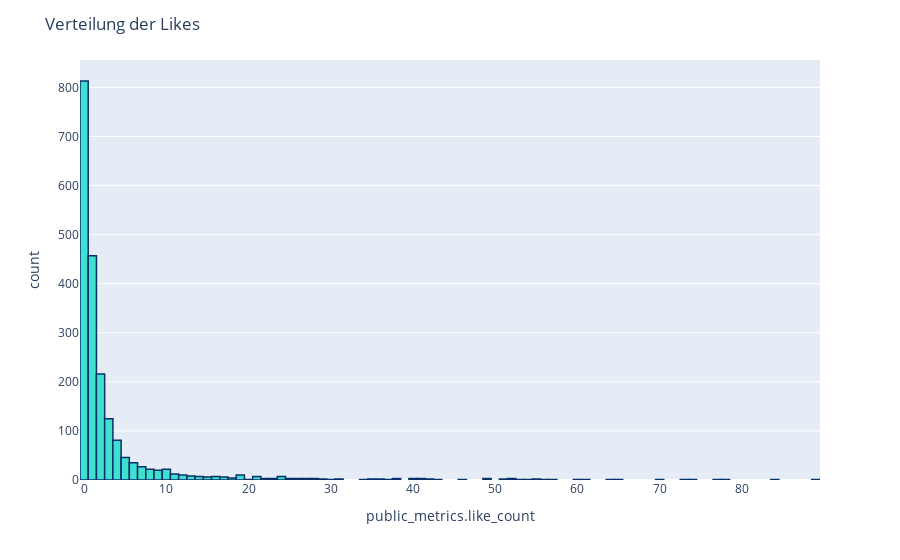

The notebook cell saved with this chart:
### Code cell
# Importsimport matplotlib.pyplot as plt
import seaborn as sns
color = sns.color_palette()
%matplotlib inline
import plotly.offline as py
py.init_notebook_mode(connected=True)
import plotly.graph_objs as go
import plotly.tools as tls
import plotly.express as px
# Product Scores
fig = px.histogram(df_selected[df_selected['public_metrics.like_count']<101], x="public_metrics.like_count")
fig.update_traces(marker_color="turquoise",marker_line_color='rgb(8,48,107)',
                  marker_line_width=1.5)
fig.update_layout(title_text='Verteilung der Likes')
fig.show()

### Figure 1 — Plotly figure (JSON) as saved in the notebook; plotly's stock layout.template omitted (floating-point values rounded to 4 significant figures; data arrays with more than 128 entries replaced by an {"elided": "..."} marker saying what was removed)
{"data": [{"alignmentgroup": "True", "bingroup": "x", "hovertemplate": "public_metrics.like_count=%{x}<br>count=%{y}<extra></extra>", "legendgroup": "", "marker": {"color": "turquoise", "line": {"color": "rgb(8,48,107)", "width": 1.5}, "pattern": {"shape": ""}}, "name": "", "offsetgroup": "", "orientation": "v", "showlegend": false, "type": "histogram", "x": {"elided": "2016 int values"}, "xaxis": "x", "yaxis": "y"}], "layout": {"barmode": "relative", "legend": {"tracegroupgap": 0}, "margin": {"t": 60}, "title": {"text": "Verteilung der Likes"}, "xaxis": {"anchor": "y", "domain": [0, 1], "title": {"text": "public_metrics.like_count"}}, "yaxis": {"anchor": "x", "domain": [0, 1], "title": {"text": "count"}}}}
